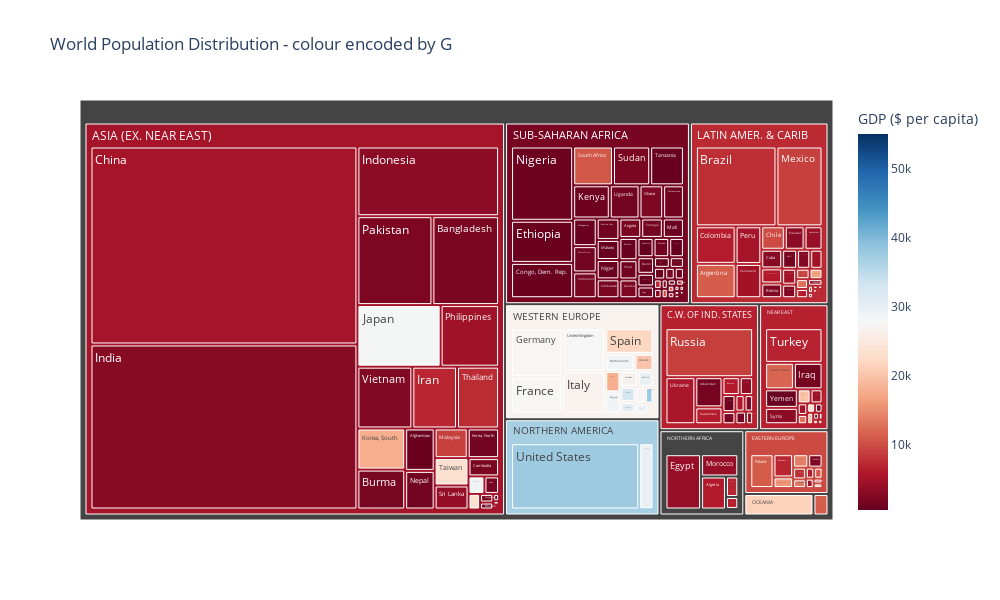

Write notebook code for a chart like this one.
### Code cell
fig = px.treemap(world_data, path=['Region', 'Country'], values='Population', color='GDP ($ per capita)', color_continuous_scale='RdBu', width=1000, height=600, title='World Population Distribution - colour encoded by G')
                              
fig.show()

### Figure 1 — Plotly figure (JSON) as saved in the notebook; plotly's stock layout.template omitted (floating-point values rounded to 4 significant figures; data arrays with more than 128 entries replaced by an {"elided": "..."} marker saying what was removed)
{"data": [{"branchvalues": "total", "customdata": {"elided": "238x1 float values"}, "domain": {"x": [0.0, 1.0], "y": [0.0, 1.0]}, "hovertemplate": "labels=%{label}<br>Population=%{value}<br>parent=%{parent}<br>id=%{id}<br>GDP ($ per capita)=%{color}<extra></extra>", "ids": {"elided": "238 str values"}, "labels": {"elided": "238 str values"}, "marker": {"coloraxis": "coloraxis", "colors": {"elided": "238 float values"}}, "name": "", "parents": {"elided": "238 str values"}, "values": {"elided": "238 int values"}, "type": "treemap"}], "layout": {"coloraxis": {"colorbar": {"title": {"text": "GDP ($ per capita)"}}, "colorscale": [[0.0, "rgb(103,0,31)"], [0.1, "rgb(178,24,43)"], [0.2, "rgb(214,96,77)"], [0.3, "rgb(244,165,130)"], [0.4, "rgb(253,219,199)"], [0.5, "rgb(247,247,247)"], [0.6, "rgb(209,229,240)"], [0.7, "rgb(146,197,222)"], [0.8, "rgb(67,147,195)"], [0.9, "rgb(33,102,172)"], [1.0, "rgb(5,48,97)"]]}, "legend": {"tracegroupgap": 0}, "title": {"text": "World Population Distribution - colour encoded by G"}, "height": 600, "width": 1000}}
